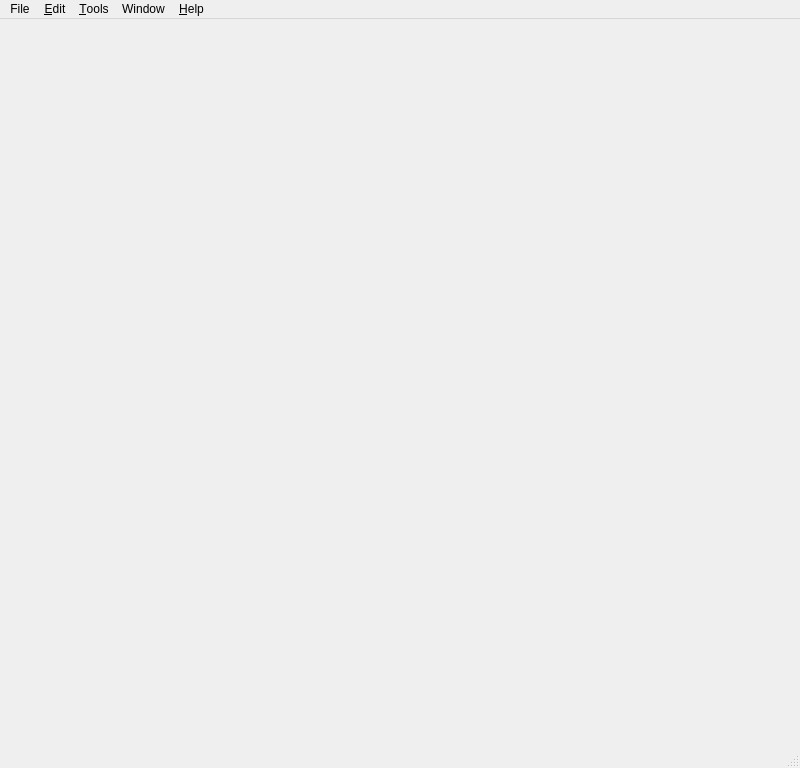
<?xml version="1.0" encoding="UTF-8"?>
<ui version="4.0">
 <class>Viewer</class>
 <widget class="QMainWindow" name="Viewer">
  <property name="geometry">
   <rect>
    <x>0</x>
    <y>0</y>
    <width>800</width>
    <height>768</height>
   </rect>
  </property>
  <property name="minimumSize">
   <size>
    <width>800</width>
    <height>768</height>
   </size>
  </property>
  <property name="maximumSize">
   <size>
    <width>16777215</width>
    <height>16777215</height>
   </size>
  </property>
  <property name="windowTitle">
   <string>LaTeX Office Viewer</string>
  </property>
  <widget class="QWidget" name="centralWidget">
   <layout class="QGridLayout" name="gridLayout">
    <item row="0" column="0">
     <widget class="DocumentViewer" name="documentViewer" native="true">
      <property name="enabled">
       <bool>true</bool>
      </property>
      <property name="mouseTracking">
       <bool>true</bool>
      </property>
     </widget>
    </item>
   </layout>
  </widget>
  <widget class="QMenuBar" name="menuBar">
   <property name="geometry">
    <rect>
     <x>0</x>
     <y>0</y>
     <width>800</width>
     <height>22</height>
    </rect>
   </property>
   <widget class="QMenu" name="menuFile">
    <property name="title">
     <string>File</string>
    </property>
    <addaction name="actionOpen"/>
    <addaction name="actionClose"/>
    <addaction name="separator"/>
    <addaction name="actionPrint_Preview"/>
    <addaction name="actionPrint"/>
    <addaction name="separator"/>
    <addaction name="actionExit"/>
   </widget>
   <widget class="QMenu" name="menuEdit">
    <property name="title">
     <string>&amp;Edit</string>
    </property>
    <addaction name="actionFind"/>
   </widget>
   <widget class="QMenu" name="menuTools">
    <property name="title">
     <string>&amp;Tools</string>
    </property>
    <addaction name="actionRun_Slide_Show"/>
    <addaction name="actionUnpackage_Document"/>
    <addaction name="separator"/>
    <addaction name="actionCompiler_Settings"/>
    <addaction name="actionRemote_Control_Settings"/>
   </widget>
   <widget class="QMenu" name="menuHelp">
    <property name="title">
     <string>&amp;Help</string>
    </property>
    <addaction name="actionLaTeX_Office_Viewer_Help"/>
    <addaction name="actionLaTeX_Office_on_the_Web"/>
    <addaction name="separator"/>
    <addaction name="actionAbout_Qt"/>
   </widget>
   <widget class="QMenu" name="menuWindow">
    <property name="title">
     <string>Window</string>
    </property>
    <addaction name="actionMinimize_window"/>
    <addaction name="actionMaximize"/>
    <addaction name="actionFull_Screen"/>
    <addaction name="actionMinimize_Screen"/>
    <addaction name="separator"/>
   </widget>
   <addaction name="menuFile"/>
   <addaction name="menuEdit"/>
   <addaction name="menuTools"/>
   <addaction name="menuWindow"/>
   <addaction name="menuHelp"/>
  </widget>
  <widget class="QStatusBar" name="statusBar"/>
  <action name="actionOpen">
   <property name="icon">
    <iconset resource="resources.qrc">
     <normaloff>:/images/menu/open.png</normaloff>:/images/menu/open.png</iconset>
   </property>
   <property name="text">
    <string>&amp;Open...</string>
   </property>
   <property name="shortcut">
    <string>Ctrl+O</string>
   </property>
  </action>
  <action name="actionClose">
   <property name="enabled">
    <bool>false</bool>
   </property>
   <property name="text">
    <string>&amp;Close</string>
   </property>
  </action>
  <action name="actionPrint_Preview">
   <property name="enabled">
    <bool>false</bool>
   </property>
   <property name="icon">
    <iconset resource="resources.qrc">
     <normaloff>:/images/menu/preview.png</normaloff>:/images/menu/preview.png</iconset>
   </property>
   <property name="text">
    <string>Print Preview</string>
   </property>
  </action>
  <action name="actionPrint">
   <property name="enabled">
    <bool>false</bool>
   </property>
   <property name="icon">
    <iconset resource="resources.qrc">
     <normaloff>:/images/menu/print.png</normaloff>:/images/menu/print.png</iconset>
   </property>
   <property name="text">
    <string>P&amp;rint...</string>
   </property>
   <property name="shortcut">
    <string>Ctrl+P</string>
   </property>
  </action>
  <action name="actionExit">
   <property name="text">
    <string>E&amp;xit</string>
   </property>
  </action>
  <action name="actionFind">
   <property name="enabled">
    <bool>false</bool>
   </property>
   <property name="icon">
    <iconset resource="resources.qrc">
     <normaloff>:/images/menu/search.png</normaloff>:/images/menu/search.png</iconset>
   </property>
   <property name="text">
    <string>&amp;Find...</string>
   </property>
   <property name="shortcut">
    <string>Ctrl+F</string>
   </property>
  </action>
  <action name="actionLaTeX_Office_Viewer_Help">
   <property name="icon">
    <iconset resource="resources.qrc">
     <normaloff>:/images/menu/help.png</normaloff>:/images/menu/help.png</iconset>
   </property>
   <property name="text">
    <string>LaTeX Office Viewer &amp;Help</string>
   </property>
   <property name="shortcut">
    <string>Ctrl+Shift+'</string>
   </property>
  </action>
  <action name="actionAbout_LaTeX_Office_Viewer">
   <property name="text">
    <string>&amp;About LaTeX Office Viewer</string>
   </property>
  </action>
  <action name="actionCompiler_Settings">
   <property name="text">
    <string>Compiler Settings...</string>
   </property>
  </action>
  <action name="actionUnpackage_Document">
   <property name="enabled">
    <bool>true</bool>
   </property>
   <property name="text">
    <string>Unpackage Document...</string>
   </property>
  </action>
  <action name="actionAbout_Qt">
   <property name="text">
    <string>About Qt</string>
   </property>
  </action>
  <action name="actionMinimize_window">
   <property name="text">
    <string>Minimize</string>
   </property>
   <property name="shortcut">
    <string>Ctrl+M</string>
   </property>
  </action>
  <action name="actionFull_Screen">
   <property name="text">
    <string>Full Screen</string>
   </property>
   <property name="shortcut">
    <string>Meta+Shift+F</string>
   </property>
  </action>
  <action name="actionMaximize">
   <property name="text">
    <string>Maximize</string>
   </property>
   <property name="shortcut">
    <string>Ctrl+Shift+M</string>
   </property>
  </action>
  <action name="actionMinimize_Screen">
   <property name="text">
    <string>Minimize Screen</string>
   </property>
   <property name="shortcut">
    <string>Meta+Shift+M</string>
   </property>
  </action>
  <action name="actionLaTeX_Office_on_the_Web">
   <property name="text">
    <string>LaTeX Office on the &amp;Web</string>
   </property>
  </action>
  <action name="actionRun_Slide_Show">
   <property name="enabled">
    <bool>false</bool>
   </property>
   <property name="icon">
    <iconset resource="resources.qrc">
     <normaloff>:/images/menu/slideshow.png</normaloff>:/images/menu/slideshow.png</iconset>
   </property>
   <property name="text">
    <string>Run Slide Show...</string>
   </property>
   <property name="shortcut">
    <string>Ctrl+Shift+F</string>
   </property>
  </action>
  <action name="actionRemote_Control_Settings">
   <property name="text">
    <string>Remote Control Settings...</string>
   </property>
  </action>
 </widget>
 <layoutdefault spacing="6" margin="11"/>
 <customwidgets>
  <customwidget>
   <class>DocumentViewer</class>
   <extends>QWidget</extends>
   <header>documentviewer.h</header>
   <container>1</container>
  </customwidget>
 </customwidgets>
 <resources>
  <include location="resources.qrc"/>
 </resources>
 <connections/>
</ui>
